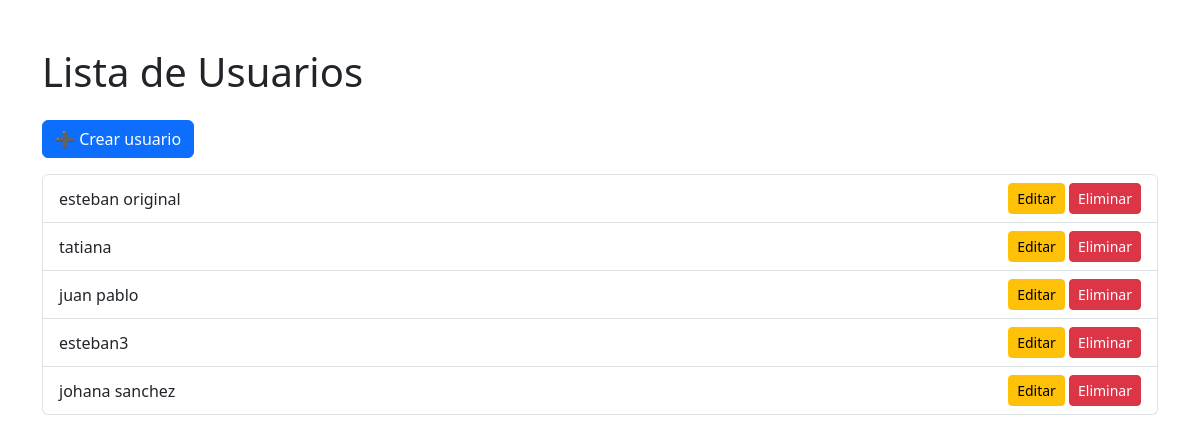
The app's page /, older data.
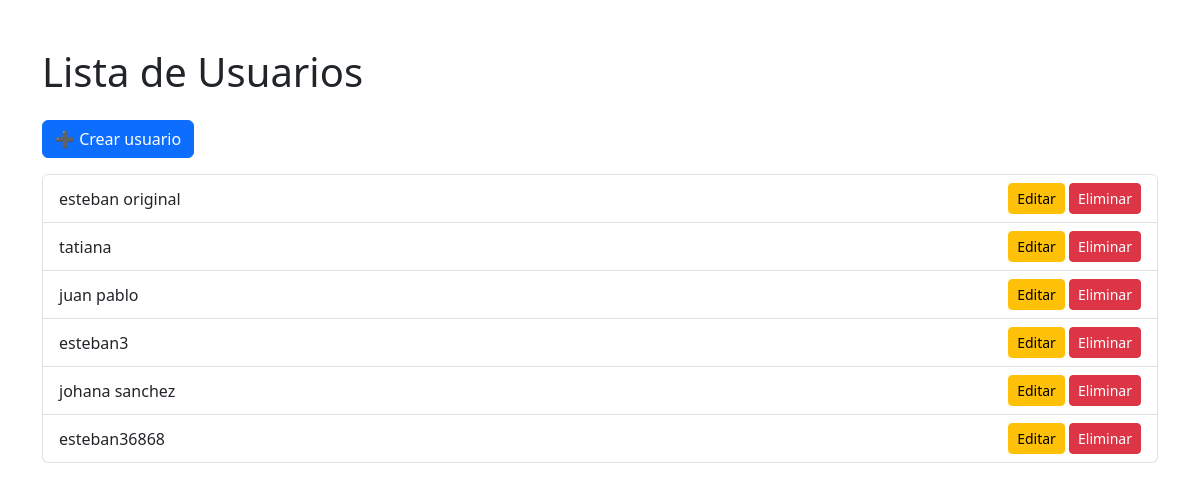
The same page, newer data.
### usuarios/models.py (models this page shows, shortened)
class Usuario(models.Model):
    nombre = models.CharField(max_length=100)

### usuarios/views.py (the view)
# urls.py: path("",views.lista_usuarios),
def lista_usuarios(request):
    usuario = Usuario.objects.all()
    return render(request,"usuarios/lista.html",{"usuarios":usuario})

### usuarios/templates/usuarios/lista.html (shortened to what this page needs)
<!DOCTYPE html>
<html>
<head>
    <link href="https://cdn.jsdelivr.net/npm/bootstrap@5.3.0/dist/css/bootstrap.min.css" rel="stylesheet">
</head>
<body class="container mt-5">
    <h1 class="mb-4">Lista de Usuarios</h1>
    <a href="/crear/" class="btn btn-primary mb-3">➕ Crear usuario</a>
    <ul class="list-group">
        {% for usuario in usuarios %}
            <li class="list-group-item d-flex justify-content-between align-items-center">
                {{ usuario.nombre }}
                <div>
                    <a href="/editar/{{ usuario.id }}" class="btn btn-warning btn-sm">Editar</a>
                    <a href="/eliminar/{{ usuario.id }}" class="btn btn-danger btn-sm">Eliminar</a>
                </div>
            </li>
        {% empty %}
            <li class="list-group-item">No hay usuarios</li>
        {% endfor %}
    </ul>
</body>
</html>

Row changes from the older to the newer data that the page shows:
added Usuario: nombre "esteban36868"
